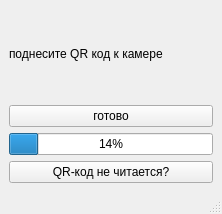
<?xml version="1.0" encoding="UTF-8"?>
<ui version="4.0">
 <class>MainWindow</class>
 <widget class="QMainWindow" name="MainWindow">
  <property name="geometry">
   <rect>
    <x>0</x>
    <y>0</y>
    <width>222</width>
    <height>214</height>
   </rect>
  </property>
  <property name="windowTitle">
   <string>MainWindow</string>
  </property>
  <widget class="QWidget" name="centralwidget">
   <layout class="QGridLayout" name="gridLayout">
    <item row="0" column="0">
     <widget class="QLabel" name="label">
      <property name="text">
       <string>поднесите QR код к камере</string>
      </property>
     </widget>
    </item>
    <item row="1" column="0">
     <widget class="QPushButton" name="pushButton">
      <property name="text">
       <string>готово</string>
      </property>
     </widget>
    </item>
    <item row="2" column="0">
     <widget class="QProgressBar" name="progressBar">
      <property name="maximum">
       <number>1000</number>
      </property>
      <property name="value">
       <number>146</number>
      </property>
     </widget>
    </item>
    <item row="3" column="0">
     <widget class="QPushButton" name="pushButton_2">
      <property name="text">
       <string>QR-код не читается?</string>
      </property>
     </widget>
    </item>
   </layout>
  </widget>
  <widget class="QMenuBar" name="menubar">
   <property name="geometry">
    <rect>
     <x>0</x>
     <y>0</y>
     <width>222</width>
     <height>18</height>
    </rect>
   </property>
  </widget>
  <widget class="QStatusBar" name="statusbar"/>
 </widget>
 <resources/>
 <connections/>
</ui>
